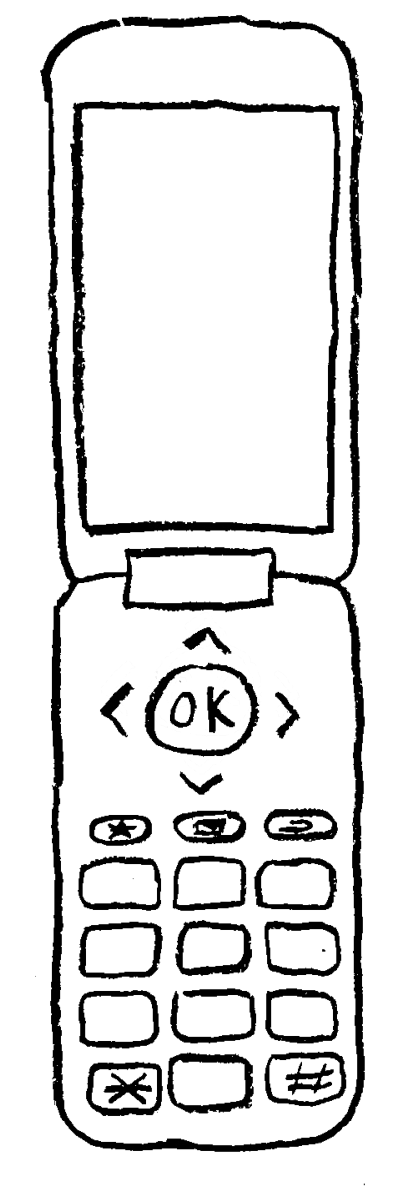
#> input picture redesign_2026/assets/flipphone.png, 1200 x 3600 px (shown at 1/3 size)
$ python expand_screen.py
#> lines starting #> are read from the running program, lines starting #| are printed output that depends on the picture; after the words box and inside, x2 and y2 are one past the last pixel; in counts of white or black regions, pixels touching at a corner belong together
#!/usr/bin/env python3
"""
Make the handset's screen bigger without touching the rest of the drawing.
assets/flipphone.png -> assets/flipphone_bigscreen.png

Laff: "we really just need to expand the window of the screen, the inner
squiggly part. That should just be bigger." And keep the whole phone.

The drawn screen sits in an upper panel with a lot of unused body below it:
the panel interior is 229x418 and the screen only 179x242. Width is nearly
spent (1.12x available) but there is 1.61x of vertical room, so the screen
grows mostly downward.

It is 9-sliced rather than scaled. Scaling the border bitmap would thicken
the strokes with it -- stretch it 40% taller and the top and bottom lines get
40% fatter, which on a marker drawing reads instantly as wrong. Slicing keeps
the four corners at their drawn size and stretches only the straight runs
between them, and stretching a vertical line lengthwise doesn't change its
width at all. The result is the same pen, a bigger window.

    python3 build/expand_screen.py && python3 build/trace_screen.py \\
      && python3 build/build.py
"""
import sys, pathlib
import numpy as np
from PIL import Image
import cv2   # scipy isn't installed on the laptop; cv2 already is

ROOT = pathlib.Path(__file__).resolve().parent.parent
SRC  = ROOT / "assets" / "flipphone.png"
OUT  = ROOT / "assets" / "flipphone_bigscreen.png"

# Re-measured for Marco's 1200x3600 handset. The old numbers were for a
# 560x921 drawing and are wrong here by roughly the 2.14x scale between them.
# Measured down the centre column of the new art:
#     lid's outer edge      53..77
#     screen's top stroke  303..327     -> 226px of slack ABOVE the screen
#     screen's bottom     1567..1590
#     hinge's top         1642..1663    ->  52px of slack BELOW
# and across it at y=950:
#     lid edge 153..172, screen 221..255 .. 996..1013, lid edge 1051..1075
#                                        ->  49px left, 38px right
# So there is 278px of vertical room and 87px of horizontal, against a screen
# 1240px tall and 741px wide. I first reported this as unexpandable having
# only looked BELOW the screen, where there really is almost nothing; the room
# is above it, inside the lid.
PAD     = 26     # Marco's screen stroke is ~24px; this clears it with 2px spare
CORNER  = 90     # kept 1:1 so the drawn corners don't distort (40 * 2.14)
CLEAR_MIN = 18   # the tightest the screen may come to any other ink, corners
                 # included. The lid's corners are round and the screen's are
                 # not, so this is what actually limits the screen's size --
                 # not the straight runs, which end up with far more air.
                 # Measured against the alternatives: 10 -> 1404px of screen
                 # but only 11px of corner gap (3px on a phone, reads as
                 # touching), 26 -> a comfortable 26 but the screen drops to
                 # 1340. 18 is ~0.75x the drawn stroke width, so it reads as a
                 # deliberate gap, and keeps 1380.
MARGIN  = 26     # body left showing around the screen inside the panel
# Measured against the panel the script finds (x[173,1050] y[75,1641]): the
# block is the aperture plus PAD either side, 831x1327. Horizontally that
# leaves 7px once the margins are taken, so the screen is already as wide as
# the lid allows and 1.00 is the honest number rather than a wish. The room
# is vertical, and nearly all of it is ABOVE the screen.
GROW_W  = 1.00
GROW_H  = 1.25   # a ceiling only; the height is derived from the side margin


def must(c, m):
    if not c:
        sys.exit("EXPAND FAILED: " + m)


def main():
    must(SRC.exists(), f"{SRC} missing")
    im = Image.open(SRC).convert("RGBA")
#> im is the input picture: PIL image 1200x3600 RGBA; mean R, G, B, A 1.6, 1.6, 1.6, 32.2
    a = np.array(im)
    H, W = a.shape[:2]
#> H = 3600; W = 1200
    alpha = a[..., 3]
    n, lab = cv2.connectedComponents((alpha <= 128).astype(np.uint8), connectivity=4)
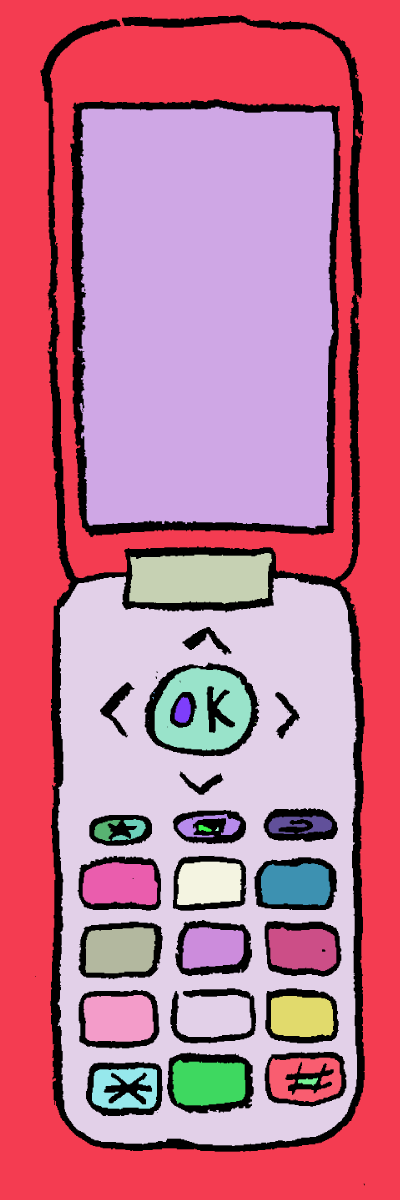
#> lab: shape (3600, 1200) int32 (shown at 1/3 size); 31 distinct labels, from 0 to 30; one colour per label, 0 black
#> n = 31

    # the screen: the hole you land in starting from the middle of it
    sid = lab[int(H * 0.255), int(W * 0.50)]
#> sid = 2
    must(sid != 0, "seed landed on ink, not inside the screen")
    ys, xs = np.where(lab == sid)
    sx0, sx1, sy0, sy1 = int(xs.min()), int(xs.max()), int(ys.min()), int(ys.max())
#> sx0 = 233; sx1 = 1003; sy0 = 320; sy1 = 1586

    # The panel that contains the screen, so we know how much room there is.
    #
    # This used to look for an ENCLOSED region whose box contains the screen's
    # -- true of the old handset, whose lid was a closed loop with a sealed
    # interior. Marco's lid outline is not closed: its inside is continuous
    # with the page around the phone, so the only region containing the screen
    # is the background itself and the search found nothing ("couldn't find
    # the panel the screen sits in") on a drawing that obviously has one.
    #
    # Measure the surrounding INK instead, which does not care whether any
    # outline happens to be watertight: walk out from the middle of the screen
    # in each direction and stop at the far side of the first stroke you meet.
    # That stroke is the lid's edge, and the gap you just crossed is the room.
    ink = alpha > 128
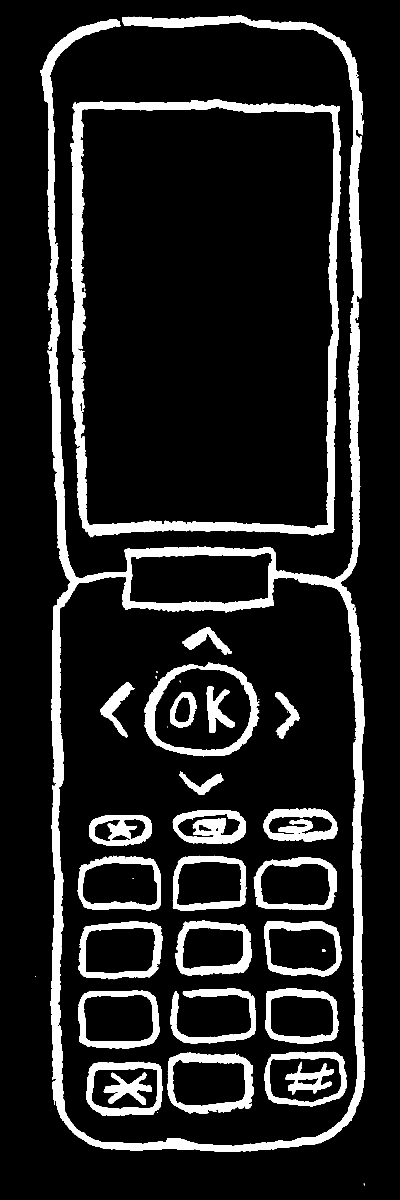
#> ink: shape (3600, 1200) bool (shown at 1/3 size); 12.6% white; 45 white regions (17 under 20 px), largest, box (x1, y1, x2, y2) and area: (121, 46, 1094, 3455) 221274, (211, 298, 1021, 1612) 95961, (434, 1988, 778, 2271) 18368

    def wall(vec, start, step):
        """Walk out from inside the screen and stop just short of the LID.

           Three legs, because there are two strokes in the way and the first
           one is the screen's own: clear -> screen's stroke -> the body gap we
           are measuring -> the lid's stroke. Stopping at the first ink found
           the screen's own border and reported 14px of room where there are
           226. Returns the last clear pixel before the lid."""
        i = start
        for want_ink in (True, False, True):          # reach, cross, cross
            while 0 <= i < len(vec) and vec[i] != want_ink:
                i += step
            if not (0 <= i < len(vec)):
                return None
            if want_ink:                               # now walk through it
                while 0 <= i < len(vec) and vec[i]:
                    i += step
                    if not (0 <= i < len(vec)):
                        return None
                if want_ink and i == start:
                    return None
        return None

    def panel_edge(vec, start, step):
        i = start
        while 0 <= i < len(vec) and not vec[i]:        # to the screen's stroke
            i += step
        while 0 <= i < len(vec) and vec[i]:            # across the screen's stroke
            i += step
        while 0 <= i < len(vec) and not vec[i]:        # across the body gap
            i += step
        if not (0 <= i < len(vec)):
            return None
        return i - step                                # last clear before the lid

    # Scan on MANY lines and take the median, not one line through the middle.
    # The lid is drawn by hand and wobbles: measured on a single row its left
    # edge moved 5px between one scanline and another, and centring the screen
    # on that one reading left 33px of gap above against 49 below, 36 left
    # against 49 right. A median across the screen's whole span is stable
    # against the wobble and lands the screen where it looks centred.
    cy, cx = (sy0 + sy1) // 2, (sx0 + sx1) // 2
#> cy = 953; cx = 618

    def med(vals):
        v = sorted(x for x in vals if x is not None)
        must(v, "couldn't find the lid's stroke on one of the four sides")
        return int(np.median(v))

    xs_scan = np.linspace(sx0 + (sx1 - sx0) * 0.15, sx1 - (sx1 - sx0) * 0.15, 21).astype(int)
#> xs_scan = 21 values from 348 to 887
    ys_scan = np.linspace(sy0 + (sy1 - sy0) * 0.15, sy1 - (sy1 - sy0) * 0.15, 21).astype(int)
#> ys_scan = 21 values from 509 to 1396
    py0 = med([panel_edge(ink[:, x], cy, -1) for x in xs_scan])
#> in panel_edge, `i = start`: i = 953
#> the loop in panel_edge, `while 0 <= i < len(vec) and not vec[i]:        # to the screen's stroke` made 628 passes
#> i on passes 1 to 3: 952, 951, 950
#> after the loop in panel_edge, `while 0 <= i < len(vec) and not vec[i]:        # to the screen's stroke`: i = 325
#> the loop in panel_edge, `while 0 <= i < len(vec) and vec[i]:            # across the screen's s..` made 18 passes
#> i on passes 1 to 12: 324, 323, 322, 321, 320, 319, 318, 317, 316, 315, 314, 313
#> after the loop in panel_edge, `while 0 <= i < len(vec) and vec[i]:            # across the screen's s..`: i = 307
#> the loop in panel_edge, `while 0 <= i < len(vec) and not vec[i]:` made 228 passes
#> i on passes 1 to 3: 306, 305, 304
#> after the loop in panel_edge, `while 0 <= i < len(vec) and not vec[i]:`: i = 79
#> the loop in panel_edge (call 2), `while 0 <= i < len(vec) and not vec[i]:        # to the screen's stroke` made 626 passes
#> the loop in panel_edge (call 2), `while 0 <= i < len(vec) and vec[i]:            # across the screen's s..` made 22 passes
#> the loop in panel_edge (call 2), `while 0 <= i < len(vec) and not vec[i]:` made 228 passes
#> i on passes 1 to 3: 304, 303, 302
    py1 = med([panel_edge(ink[:, x], cy, +1) for x in xs_scan])
    px0 = med([panel_edge(ink[y, :], cx, -1) for y in ys_scan])
    px1 = med([panel_edge(ink[y, :], cx, +1) for y in ys_scan])
    must(px0 < sx0 and px1 > sx1 and py0 < sy0 and py1 > sy1,
         "the measured panel doesn't actually contain the screen")
    print(f"  panel measured from the ink: x[{px0},{px1}] y[{py0},{py1}]  "
          f"(room: {sx0-px0}px left, {px1-sx1}px right, "
          f"{sy0-py0}px above, {py1-sy1}px below)")
#|   panel measured from the ink: x[173,1050] y[80,1643]  (room: 60px left, 47px right, 240px above, 57px below)

    # the border block we're going to re-slice: the aperture plus its stroke
    bx0, by0 = sx0 - PAD, sy0 - PAD
    bx1, by1 = sx1 + PAD, sy1 + PAD
    must(bx0 > px0 and by0 > py0 and bx1 < px1 and by1 < py1,
         "the screen border already reaches the panel edge")
    bw, bh = bx1 - bx0 + 1, by1 - by0 + 1

    nw = int(round(bw * GROW_W))
    room_w = (px1 - MARGIN) - (px0 + MARGIN) + 1
    must(nw <= room_w, f"new screen {nw}px wide, only {room_w}px of panel to put it in")

    block = a[by0:by1 + 1, bx0:bx1 + 1].copy()
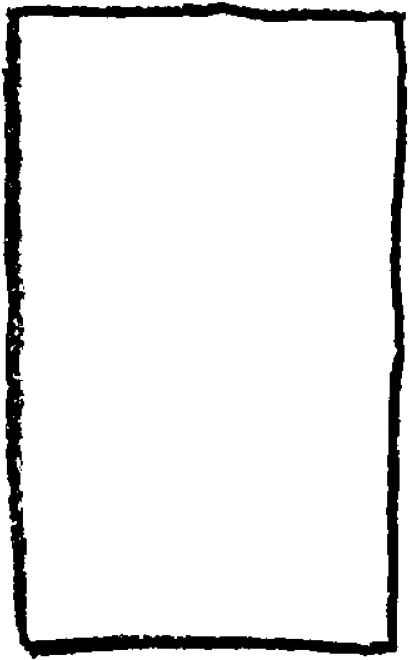
#> block: shape (1319, 823, 4) (shown at 1/2 size); mean R, G, B, A 1.1, 1.1, 1.1, 22.6; transparent parts drawn white

    # Everything that is drawn EXCEPT the screen border we are replacing.
    # `dist` is then, for every pixel, how far it is from the nearest of that
    # ink -- so the tightest clearance of a candidate screen is simply the
    # minimum of `dist` over the pixels the screen actually inks.
    other = (alpha > 128).copy()
    other[by0:by1 + 1, bx0:bx1 + 1] = False
#> other: shape (3600, 1200) bool; 10.4% white; 41 white regions (14 under 20 px), largest, box (x1, y1, x2, y2) and area: (121, 46, 1094, 3455) 221274, (434, 1988, 778, 2271) 18368, (501, 3158, 761, 3340) 14683
    dist = cv2.distanceTransform((~other).astype(np.uint8), cv2.DIST_L2, 5)
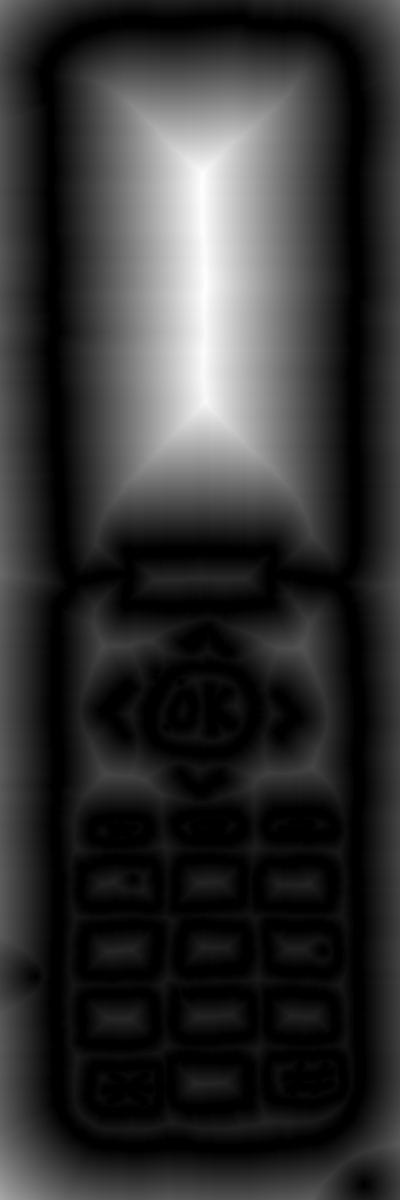
#> dist: shape (3600, 1200) float32 (shown at 1/3 size); min 0, max 445.6, mean 86.5; drawn with min black and max white

    def slice9(nh):
        def piece(y0, y1, x0, x1, size):
            pp = Image.fromarray(block[y0:y1, x0:x1])
            return (np.array(pp.resize(size, Image.LANCZOS))
                    if size != (x1 - x0, y1 - y0) else np.array(pp))
        c = CORNER
        o = np.zeros((nh, nw, 4), np.uint8)
        mw, mh = nw - 2 * c, nh - 2 * c
        o[:c, :c]            = piece(0, c, 0, c, (c, c))                   # corners 1:1
        o[:c, nw - c:]       = piece(0, c, bw - c, bw, (c, c))
        o[nh - c:, :c]       = piece(bh - c, bh, 0, c, (c, c))
        o[nh - c:, nw - c:]  = piece(bh - c, bh, bw - c, bw, (c, c))
        o[:c, c:nw - c]      = piece(0, c, c, bw - c, (mw, c))             # stretched runs
        o[nh - c:, c:nw - c] = piece(bh - c, bh, c, bw - c, (mw, c))
        o[c:nh - c, :c]      = piece(c, bh - c, 0, c, (c, mh))
        o[c:nh - c, nw - c:] = piece(c, bh - c, bw - c, bw, (c, mh))
        return o                                   # the middle stays empty

    base = a.copy()
    base[by0:by1 + 1, bx0:bx1 + 1] = 0             # erase the old border

    def gaps(arr, x0, w):
        """gap above and below the screen on the COMPOSED image, median over
           the columns the eye actually reads"""
        ink2 = arr[..., 3] > 128
        ab, be = [], []
        for x in np.linspace(x0 + w * 0.25, x0 + w * 0.75, 21).astype(int):
            col2 = ink2[:, x]
            r, i = [], 0
            while i < len(col2):
                if col2[i]:
                    j = i
                    while j < len(col2) and col2[j]:
                        j += 1
                    r.append((i, j - 1)); i = j
                else:
                    i += 1
            if len(r) >= 4:
                ab.append(r[1][0] - r[0][1] - 1)
                be.append(r[3][0] - r[2][1] - 1)
        return (int(np.median(ab)), int(np.median(be))) if ab else (None, None)

    def settle(o, nh, x0):
        """vertical placement, measured rather than estimated: place, read the
           two gaps off the composed image, shift by half the difference"""
        inner = o[:, int(nw * 0.20):int(nw * 0.80), 3] > 0
        tops, bots = [], []
        for cc in range(inner.shape[1]):
            nz = np.nonzero(inner[:, cc])[0]
            if nz.size:
                tops.append(nz[0]); bots.append(nz[-1])
        must(tops, "the grown screen block has no ink in its middle columns")
        ny = int(round((py0 + py1 - int(np.median(tops)) - int(np.median(bots))) / 2))
        keep = o[..., 3] > 0
        ga = gb = None
        for _ in range(8):
            arr = base.copy()
            arr[ny:ny + nh, x0:x0 + nw][keep] = o[keep]
            ga, gb = gaps(arr, x0, nw)
            if ga is None or abs(ga - gb) <= 1:
                break
            ny += (gb - ga) // 2
        return ny, ga, gb

    nx0 = (px0 + px1) // 2 - nw // 2

    # CLEARANCE IS MEASURED AT THE CORNERS, because that is where it binds.
    #
    # The lid is drawn with round corners and the screen is not, so there was
    # 43px of gap along every straight run while the corners sat right on the
    # ink -- exactly what Laffy saw, and something an edge-to-edge measurement
    # can never catch, since the distance that matters there is diagonal.
    #
    # Minimum distance from the screen's ink to any other ink, over the whole
    # shape. Shrink until it clears MARGIN. Nobody picks a number; the drawing
    # decides how big its own screen can be.
    room_h = (py1 - MARGIN) - (py0 + MARGIN) + 1
    nh = min(room_h, int(round(bh * GROW_H)))
    must(nh > 2 * CORNER, "grown block is smaller than its own corners")

    chosen = None
    while nh > bh * 0.80:
        o = slice9(nh)
        ny0, g_above, g_below = settle(o, nh, nx0)
        clear = int(dist[ny0:ny0 + nh, nx0:nx0 + nw][o[..., 3] > 0].min())
        if clear >= CLEAR_MIN:
            chosen = (nh, o, ny0, clear, g_above, g_below)
            break
        nh -= 8
#> this loop made 11 passes
#> pass 1, in piece (call 4), `pp = Image.fromarray(block[y0:y1, x0:x1])`:
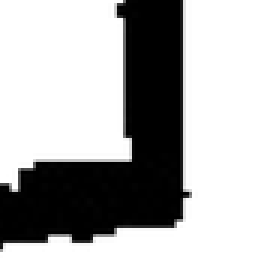
#> pp: PIL image 90x90 RGBA (shown 3 times larger); mean R, G, B, A 4.8, 4.8, 4.8, 78.9; transparent parts drawn white
#> after the loop:
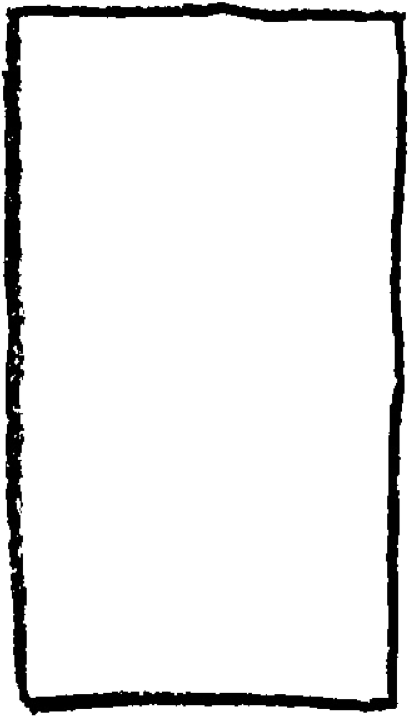
#> o: shape (1432, 823, 4) (shown at 1/2 size); mean of channels 0, 1, 2, 3 1, 1, 1, 22; transparent parts drawn white
    must(chosen is not None, "no size of screen clears the lid")
    nh, out, ny0, clear, g_above, g_below = chosen
    must(nx0 >= px0 and nx0 + nw <= px1, "the grown screen is wider than the panel")

    a = base.copy()
    a[ny0:ny0 + nh, nx0:nx0 + nw][out[..., 3] > 0] = out[out[..., 3] > 0]
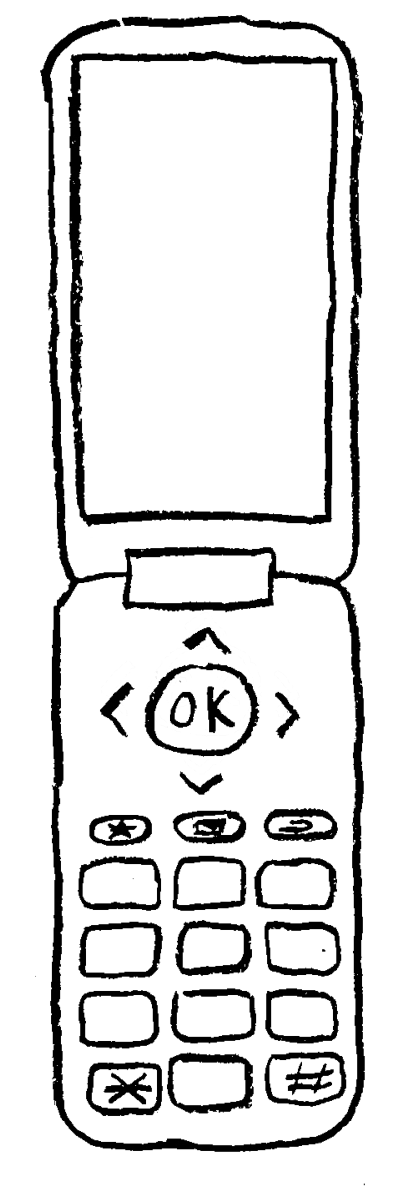
#> a: shape (3600, 1200, 4) (shown at 1/3 size); mean R, G, B, A 1.6, 1.6, 1.6, 32.5; transparent parts drawn white
    print(f"  tightest clearance to the lid: {clear}px (min {CLEAR_MIN}) -- corners included")
#|   tightest clearance to the lid: 18px (min 18) -- corners included
    print(f"  gap above the screen {g_above}px, below {g_below}px")
#|   gap above the screen 83px, below 83px

    Image.fromarray(a).save(OUT)
    print(f"  screen {sx1-sx0+1}x{sy1-sy0+1}  ->  {nw-2*PAD}x{nh-2*PAD}"
          f"   ({GROW_W:.2f}x wide, {GROW_H:.2f}x tall, {GROW_W*GROW_H:.2f}x area)")
#|   screen 771x1267  ->  771x1380   (1.00x wide, 1.25x tall, 1.25x area)
    print(f"  panel interior {px1-px0+1}x{py1-py0+1}, margin left: "
          f"{nx0-px0}px left, {px1-(nx0+nw)}px right, {ny0-py0}px top, {py1-(ny0+nh)}px bottom")
#|   panel interior 878x1564, margin left: 27px left, 27px right, 69px top, 62px bottom
    print(f"  wrote {OUT.name}")
    print(f"  next: python3 build/trace_screen.py")


if __name__ == "__main__":
    main()
